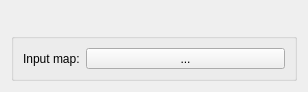
<?xml version="1.0" encoding="UTF-8"?>
<ui version="4.0">
 <class>Dialog</class>
 <widget class="QWidget" name="Dialog">
  <property name="geometry">
   <rect>
    <x>0</x>
    <y>0</y>
    <width>308</width>
    <height>92</height>
   </rect>
  </property>
  <property name="windowTitle">
   <string>Form</string>
  </property>
  <layout class="QVBoxLayout" name="verticalLayout">
   <item>
    <widget class="QWidget" name="interpolation" native="true"/>
   </item>
   <item>
    <widget class="QGroupBox" name="groupBox">
     <property name="title">
      <string/>
     </property>
     <layout class="QGridLayout" name="gridLayout" columnstretch="1,4">
      <item row="0" column="0">
       <widget class="QLabel" name="label">
        <property name="text">
         <string>Input map:</string>
        </property>
       </widget>
      </item>
      <item row="0" column="1">
       <widget class="QToolButton" name="Input_map">
        <property name="sizePolicy">
         <sizepolicy hsizetype="Expanding" vsizetype="Fixed">
          <horstretch>0</horstretch>
          <verstretch>0</verstretch>
         </sizepolicy>
        </property>
        <property name="text">
         <string>...</string>
        </property>
       </widget>
      </item>
     </layout>
    </widget>
   </item>
  </layout>
 </widget>
 <resources/>
 <connections/>
</ui>
